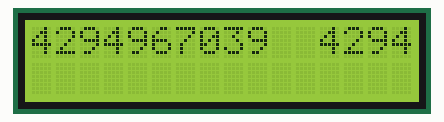
Simulated run of this sketch. Board: Arduino Uno, built with avr-gcc and run on an emulated ATmega328P. Shown: 16×2 character LCD. What the sketch prints to the serial monitor is not drawn.

Above: at 1.2 s.

The sketch:

_10M_with_LCD.ino
```cpp
#include <LiquidCrystal.h>
LiquidCrystal lcd(12, 11, 5, 4, 3, 2);

long unsigned int encoderValue1 = 0;
long unsigned int encoderValue2 = 0;
const int m = 134;  // one metre

void setup() {
  Serial.begin(57600);  // Connection to the motore-controller board
  delay(1000);           // Wait for the car to be put down on the floor
  Serial.print("#Sb050,050");   // 25% speed on each motor
  Serial.print("#d1f");         // both motors forward
  Serial.print("#d2f");
  lcd.begin(16, 2);
}

void loop() {
  encoderValue1 = readEncoder(1);
  encoderValue2 = readEncoder(2);
  lcd.setCursor(0, 0);
  lcd.print(encoderValue1);
  lcd.print("  ");
  lcd.print(encoderValue2);

  if(encoderValue1 < 10*m)
  {
      Serial.print("#d1f");
      Serial.print("#d2f");
  }

  else
  {
    Serial.print("#hb");      // Stop
  }
}

long unsigned int readEncoder (int side) {
  long unsigned int encoder = 0;

  // request the encoder value for motor 1 (assuming 1=2)
  if (side == 1)
  {
     Serial.write("#e1");
  }
  else
  {
    Serial.write("#e2");
  }

  // wait breifly for response
  delay(50);

  encoder = Serial.read();
  encoder += (Serial.read()<<8);
  encoder += (Serial.read()<<16);
  encoder += (Serial.read()<<24);
  return encoder;
}
```
